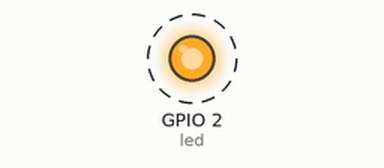
The program below on a simulated ESP32 board running MicroPython. Parts: output pins drawn as LEDs (lit = HIGH). Dashed ring = blinking. What the program prints to the serial console is not drawn. At 2.0 s the program stops and its outputs stay as they are.

Above: at 0.1 s.
Timing chart, 0 to 3.0 s (numbered marks = the images above):
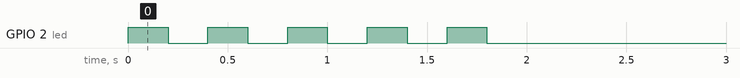

The program:

test.py
```python
print('ESP32 connected and responding...')

# Now blink the LED...
import machine
import time
led = machine.Pin(2, machine.Pin.OUT)
for i in range(5):
    led.value(1)
    time.sleep(0.2)
    led.value(0)
    time.sleep(0.2)
```

Measured:
- by itself, GPIO 2 (led): alternates HIGH for 0.20 s and LOW for 0.20 s, 10 changes in all, then stays LOW
